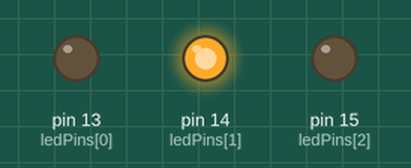
Recording of a sketch running on a simulated Arduino Uno, built with avr-gcc and run on an emulated ATmega328P. On the bench: output pins drawn as LEDs (lit = HIGH). Random numbers use the default seed unless the sketch sets one.

Above: at 0.1 s.
At 11.1 s:
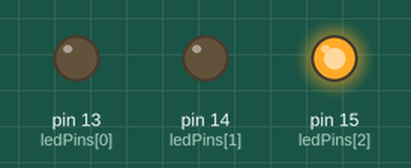
At 20.1 s:
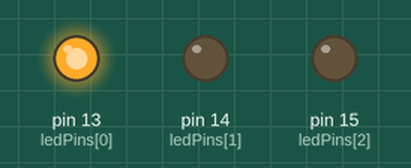
At 39.6 s:
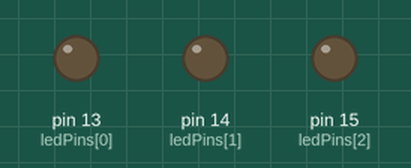
Timing chart, 0 to 40.0 s (numbered marks = the images above):
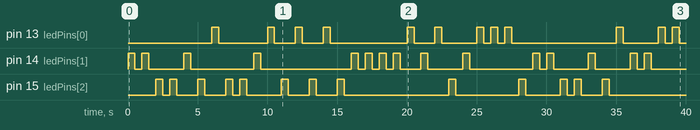

Measured:
- by itself, pin 13 (ledPins[0]): LOW → HIGH at 6.0 s, → LOW 0.50 s later, → HIGH 3.5 s later, → LOW 0.50 s later, … (24 changes in this stretch)
- by itself, pin 14 (ledPins[1]): LOW → HIGH at 0.00 s, → LOW 0.50 s later, → HIGH 0.50 s later, → LOW 0.50 s later, … (30 changes in this stretch)
- by itself, pin 15 (ledPins[2]): LOW → HIGH at 2.0 s, → LOW 0.50 s later, → HIGH 0.50 s later, → LOW 0.50 s later, … (26 changes in this stretch)

The sketch:

ledBlink.ino
```cpp
int ledPins[] = {13, 14, 15};

void setup() {
  for (int i=0; i<3; i++) pinMode(ledPins[i], OUTPUT);
}

void loop() {
  int randomI = random(3);
  digitalWrite(ledPins[randomI], HIGH);
  delay(500);
  digitalWrite(ledPins[randomI], LOW);
  delay(500);
}
```
